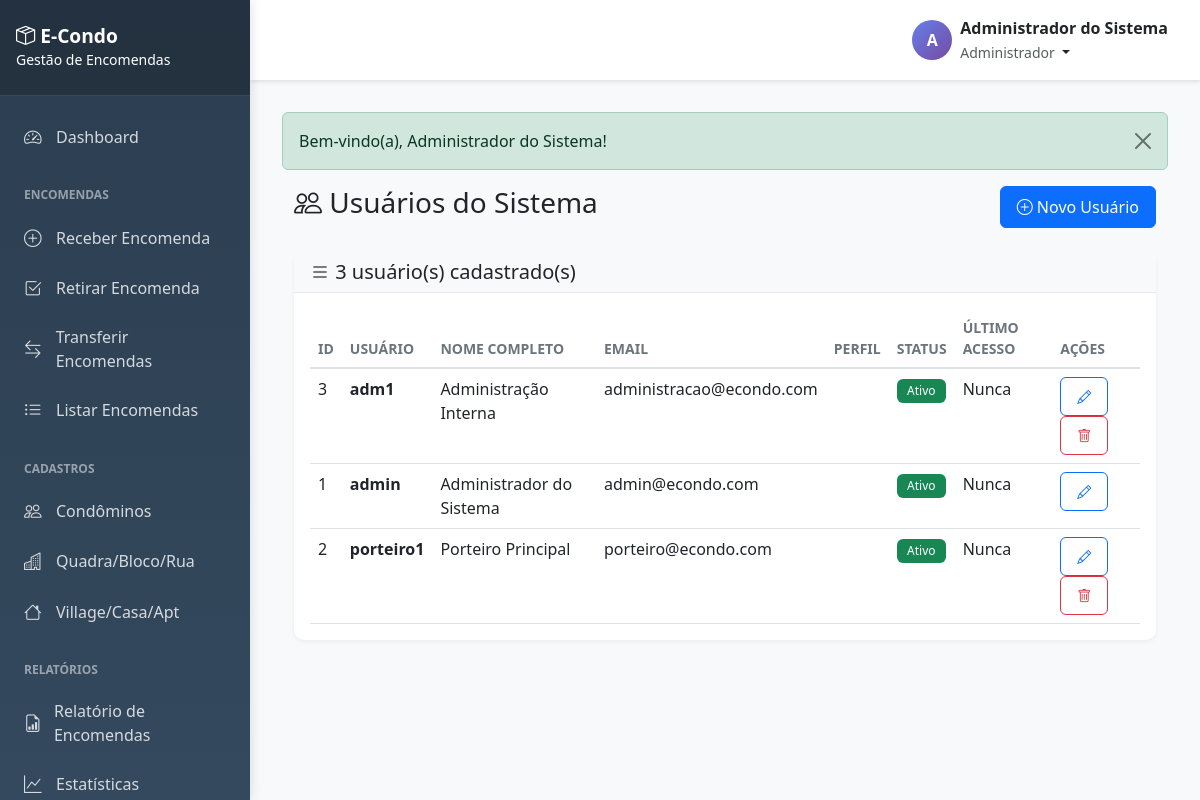
The page /admin/users.php (signed in) on the database its author committed.
### tables this page shows
CREATE TABLE IF NOT EXISTS users (
    id INT AUTO_INCREMENT PRIMARY KEY,
    username VARCHAR(50) NOT NULL UNIQUE,
    password VARCHAR(255) NOT NULL,
    full_name VARCHAR(100) NOT NULL,
    email VARCHAR(100) NOT NULL,
    role ENUM('admin', 'porteiro', 'administracao') NOT NULL DEFAULT 'porteiro',
    status ENUM('ativo', 'inativo') NOT NULL DEFAULT 'ativo',
    created_at TIMESTAMP DEFAULT CURRENT_TIMESTAMP,
    updated_at TIMESTAMP DEFAULT CURRENT_TIMESTAMP ON UPDATE CURRENT_TIMESTAMP,
    INDEX idx_username (username),
    INDEX idx_role (role),
    INDEX idx_status (status)
);

### config/config.php (called while the page is built, shortened)
<?php
spl_autoload_register(function ($class) {
    $directories = [
        BASE_PATH . 'app/models/',
        BASE_PATH . 'app/controllers/',
        BASE_PATH . 'app/core/',
        BASE_PATH . 'app/helpers/',
    ];
    foreach ($directories as $directory) {
        $file = $directory . $class . '.php';
        if (file_exists($file)) {
            return;
        }
    }
});
function isLoggedIn() {
    return isset($_SESSION['user_id']) && !empty($_SESSION['user_id']);
}
function getCurrentUser() {
    return [
        'id' => $_SESSION['user_id'] ?? null,
        'username' => $_SESSION['username'] ?? null,
        'full_name' => $_SESSION['full_name'] ?? null,
        'role' => $_SESSION['role'] ?? null,
        'email' => $_SESSION['email'] ?? null,
    ];
}
function hasRole($roles) {
    return in_array($_SESSION['role'] ?? '', $roles);
}
function getFlash() {
    if (isset($_SESSION['flash'])) {
        $flash = $_SESSION['flash'];
        return $flash;
    }
    return null;
}

### app/core/Model.php (called while the page is built, shortened)
<?php
class Model {
    protected $db;
    protected $table;
    public function __construct() {
        $this->db = Database::getInstance()->getConnection();
    }
    public function findAll($orderBy = 'id', $order = 'ASC') {
        $sql = "SELECT * FROM {$this->table} ORDER BY {$orderBy} {$order}";
        $stmt = $this->db->query($sql);
        return $stmt->fetchAll();
    }
}

### app/core/Database.php (called while the page is built, shortened)
<?php
class Database {
    private static $instance = null;
    private $connection;
    private function __construct() {
        try {
            $dsn = "mysql:host=" . DB_HOST . ";dbname=" . DB_NAME . ";charset=" . DB_CHARSET;
            $options = [
                PDO::ATTR_ERRMODE => PDO::ERRMODE_EXCEPTION,
                PDO::ATTR_DEFAULT_FETCH_MODE => PDO::FETCH_ASSOC,
                PDO::ATTR_EMULATE_PREPARES => false,
                PDO::MYSQL_ATTR_INIT_COMMAND => "SET NAMES utf8mb4"
            ];
            $this->connection = new PDO($dsn, DB_USER, DB_PASS, $options);
        } catch (PDOException $e) {
            die("Erro de conexão com o banco de dados: " . $e->getMessage());
        }
    }
    public static function getInstance() {
        if (self::$instance === null) {
            self::$instance = new self();
        }
        return self::$instance;
    }
    public function getConnection() {
        return $this->connection;
    }
}

### app/models/User.php (called while the page is built, shortened)
<?php
class User extends Model {
    public function getAll() {
        return $this->findAll('full_name', 'ASC');
    }
}

### admin/users.php (the view, shortened to what this page needs)
<?php
require_once '../config/config.php';
$userModel = new User();
$users = $userModel->getAll();
require_once '../app/views/layouts/header.php';
?>
<div class="container-fluid">
    <div class="row">
        <div class="col-12">
            <div class="d-flex justify-content-between align-items-center mb-4">
                <h1 class="h3">
                    <i class="bi bi-people"></i> Usuários do Sistema
                </h1>
                <a href="<?= SITE_URL ?>/admin/user_create.php" class="btn btn-primary">
                    <i class="bi bi-plus-circle"></i> Novo Usuário
                </a>
            </div>
        </div>
    </div>
    <div class="row">
        <div class="col-12">
            <div class="card">
                <div class="card-header bg-light">
                    <h5 class="mb-0">
                        <i class="bi bi-list"></i>
                        <?= count($users) ?> usuário(s) cadastrado(s)
                    </h5>
                </div>
                <div class="card-body">
                    <div class="table-responsive">
                        <table class="table table-hover">
                            <thead>
                                <tr>
                                    <th>ID</th>
                                    <th>Usuário</th>
                                    <th>Nome Completo</th>
                                    <th>Email</th>
                                    <th>Perfil</th>
                                    <th>Status</th>
                                    <th>Último Acesso</th>
                                    <th>Ações</th>
                                </tr>
                            </thead>
                            <tbody>
                                <?php foreach ($users as $user): ?>
                                <tr>
                                    <td><?= $user['id'] ?></td>
                                    <td><strong><?= htmlspecialchars($user['username']) ?></strong></td>
                                    <td><?= htmlspecialchars($user['full_name']) ?></td>
                                    <td><?= htmlspecialchars($user['email']) ?></td>
                                    <td>
                                    </td>
                                    <td>
                                        <?php if ($user['status'] === 'ativo'): ?>
                                            <span class="badge bg-success">Ativo</span>
                                        <?php else: ?>
                                            <span class="badge bg-secondary">Inativo</span>
                                        <?php endif; ?>
                                    </td>
                                    <td><?= isset($user['last_login']) && $user['last_login'] ? formatDateBR($user['last_login']) : 'Nunca' ?></td>
                                    <td>
                                        <a href="<?= SITE_URL ?>/admin/user_edit.php?id=<?= $user['id'] ?>"
                                           class="btn btn-sm btn-outline-primary" title="Editar">
                                            <i class="bi bi-pencil"></i>
                                        </a>
                                        <?php if ($user['id'] != $_SESSION['user_id']): ?>
                                        <a href="<?= SITE_URL ?>/admin/user_delete.php?id=<?= $user['id'] ?>"
                                           class="btn btn-sm btn-outline-danger"
                                           onclick="return confirm('Tem certeza que deseja excluir este usuário?')"
                                           title="Excluir">
                                            <i class="bi bi-trash"></i>
                                        </a>
                                        <?php endif; ?>
                                    </td>
                                </tr>
                                <?php endforeach; ?>
                            </tbody>
                        </table>
                    </div>
                </div>
            </div>
        </div>
    </div>
</div>
<?php require_once '../app/views/layouts/footer.php'; ?>

### app/views/layouts/header.php (shortened to what this page needs)
<!DOCTYPE html>
<html lang="pt-BR">
<head>
    <link href="https://cdn.jsdelivr.net/npm/bootstrap@5.3.0/dist/css/bootstrap.min.css" rel="stylesheet">
    <link rel="stylesheet" href="https://cdn.jsdelivr.net/npm/bootstrap-icons@1.11.0/font/bootstrap-icons.css">
</head>
<body>
    <div class="sidebar">
        <div class="sidebar-header">
            <h4><i class="bi bi-box-seam"></i> E-Condo</h4>
            <small>Gestão de Encomendas</small>
        </div>
        <div class="sidebar-menu">
            <a href="<?= SITE_URL ?>/index.php" class="<?= basename($_SERVER['PHP_SELF']) == 'index.php' ? 'active' : '' ?>">
                <i class="bi bi-speedometer2"></i> Dashboard
            </a>
            <div class="menu-section">Encomendas</div>
            <?php if (hasRole(['admin', 'porteiro'])): ?>
            <a href="<?= SITE_URL ?>/packages/receive.php">
                <i class="bi bi-plus-circle"></i> Receber Encomenda
            </a>
            <?php endif; ?>
            <a href="<?= SITE_URL ?>/packages/pickup.php">
                <i class="bi bi-check2-square"></i> Retirar Encomenda
            </a>
            <?php if (hasRole(['admin', 'porteiro', 'administracao'])): ?>
            <a href="<?= SITE_URL ?>/packages/transfer.php">
                <i class="bi bi-arrow-left-right"></i> Transferir Encomendas
            </a>
            <?php endif; ?>
            <a href="<?= SITE_URL ?>/packages/list.php">
                <i class="bi bi-list-ul"></i> Listar Encomendas
            </a>
            <div class="menu-section">Cadastros</div>
            <?php if (hasRole(['admin'])): ?>
            <a href="<?= SITE_URL ?>/residents/list.php">
                <i class="bi bi-people"></i> Condôminos
            </a>
            <a href="<?= SITE_URL ?>/villages/list.php">
                <i class="bi bi-buildings"></i> Quadra/Bloco/Rua
            </a>
            <a href="<?= SITE_URL ?>/houses/list.php">
                <i class="bi bi-house"></i> Village/Casa/Apt
            </a>
            <?php endif; ?>
            <div class="menu-section">Relatórios</div>
            <a href="<?= SITE_URL ?>/reports/packages.php">
                <i class="bi bi-file-earmark-bar-graph"></i> Relatório de Encomendas
            </a>
            <?php if (hasRole(['admin'])): ?>
            <a href="<?= SITE_URL ?>/reports/statistics.php">
                <i class="bi bi-graph-up"></i> Estatísticas
            </a>
            <?php endif; ?>
        </div>
    </div>
    <div class="main-content">
        <div class="top-navbar">
            <div class="d-flex justify-content-between align-items-center">
                <div class="user-info">
                    <div class="user-avatar">
                        <?= strtoupper(substr(getCurrentUser()['full_name'], 0, 1)) ?>
                    </div>
                    <div class="dropdown">
                        <a class="text-decoration-none text-dark dropdown-toggle" href="#" role="button"
                           data-bs-toggle="dropdown" aria-expanded="false">
                            <strong><?= htmlspecialchars(getCurrentUser()['full_name']) ?></strong>
                            <br>
                            <small class="text-muted">
                                <?php
                                $roles = [
                                    'admin' => 'Administrador',
                                    'porteiro' => 'Porteiro',
                                    'administracao' => 'Administração'
                                ];
                                echo $roles[getCurrentUser()['role']] ?? getCurrentUser()['role'];
                                ?>
                            </small>
                        </a>
                    </div>
                </div>
            </div>
        </div>
        <div class="content-wrapper">
            <?php
            $flash = getFlash();
            if ($flash):
            ?>
                <div class="alert alert-<?= $flash['type'] ?> alert-dismissible fade show" role="alert">
                    <?= $flash['message'] ?>
                    <button type="button" class="btn-close" data-bs-dismiss="alert"></button>
                </div>
            <?php endif; ?>

### app/views/layouts/header.php (style rules this page uses)
:root { --sidebar-width: 250px; --header-height: 60px; }
body { font-family: 'Segoe UI', Tahoma, Geneva, Verdana, sans-serif; background-color: #f8f9fa; }
.sidebar { position: fixed; top: 0; left: 0; height: 100vh; width: var(--sidebar-width); background: linear-gradient(180deg, #2c3e50 0%, #34495e 100%); color: white; overflow-y: auto; z-index: 1000; box-shadow: 2px 0 10px rgba(0,0,0,0.1); }
.sidebar-header { padding: 1.5rem 1rem; background: rgba(0,0,0,0.2); border-bottom: 1px solid rgba(255,255,255,0.1); }
.sidebar-header h4 { margin: 0; font-size: 1.2rem; font-weight: 600; }
.sidebar-menu { padding: 1rem 0; }
.sidebar-menu a { display: flex; align-items: center; padding: 0.75rem 1.5rem; color: rgba(255,255,255,0.8); text-decoration: none; transition: all 0.3s; }
.sidebar-menu a i { margin-right: 0.75rem; font-size: 1.1rem; width: 20px; }
.sidebar-menu .menu-section { padding: 0.5rem 1.5rem; font-size: 0.75rem; text-transform: uppercase; color: rgba(255,255,255,0.5); font-weight: 600; margin-top: 1rem; }
.main-content { margin-left: var(--sidebar-width); min-height: 100vh; }
.top-navbar { background: white; box-shadow: 0 2px 4px rgba(0,0,0,0.1); padding: 1rem 2rem; margin-bottom: 2rem; }
.user-info { display: flex; align-items: center; gap: 0.5rem; }
.user-avatar { width: 40px; height: 40px; border-radius: 50%; background: linear-gradient(135deg, #667eea 0%, #764ba2 100%); display: flex; align-items: center; justify-content: center; color: white; font-weight: 600; }
.content-wrapper { padding: 0 2rem 2rem; }
.card { border: none; border-radius: 10px; box-shadow: 0 2px 4px rgba(0,0,0,0.05); margin-bottom: 1.5rem; }
.card-header { background: white; border-bottom: 1px solid #e9ecef; font-weight: 600; }
.badge { padding: 0.35rem 0.65rem; font-weight: 500; }
.btn { border-radius: 6px; padding: 0.5rem 1rem; font-weight: 500; }
.table { margin-bottom: 0; }
.table thead th { border-bottom: 2px solid #dee2e6; font-weight: 600; font-size: 0.875rem; text-transform: uppercase; color: #6c757d; }

### rows shown on the page
users: full_name "A", full_name "Administrador do Sistema", role "Administrador", id "1", username "admin", email "admin@econdo.com", status "Ativo"
users: id "3", username "adm1", full_name "Administração Interna", email "administracao@econdo.com", status "Ativo"
users: id "2", username "porteiro1", full_name "Porteiro Principal", email "porteiro@econdo.com", status "Ativo"

### other values the page prints
$flash['message'] "Bem-vindo(a), Administrador do Sistema!"
count($users) "3"
